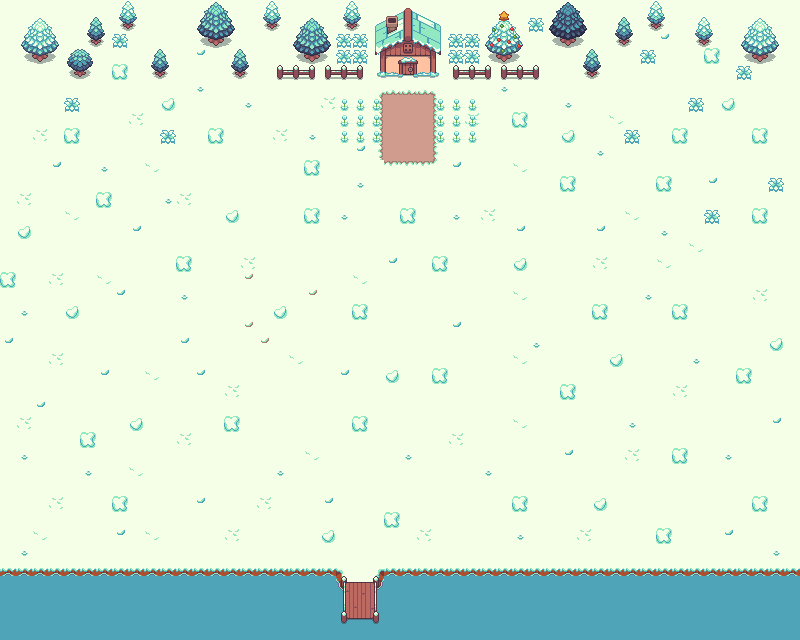

A level layout from a 2D game, rendered from its tile map. Below: a short description, then the map file with tile-grid data replaced by summaries:
An orthogonal 50x40 tile map with 16x16 px tiles, 2 tile layers (Suelo, Decoracion).

<map version="1.9" tiledversion="1.9.2" orientation="orthogonal" renderorder="right-down" width="50" height="40" tilewidth="16" tileheight="16" infinite="0" nextlayerid="3" nextobjectid="1">
 <tileset firstgid="1" source="tilesetXmasGame.tsx" />
 <layer id="1" name="Suelo" width="50" height="40">
  <data>[2000 cells, 2000 non-empty, 21 distinct tile ids]</data>
 </layer>
 <layer id="2" name="Decoracion" width="50" height="40">
  <data>[2000 cells, 284 non-empty, 95 distinct tile ids]</data>
 </layer>
</map>
